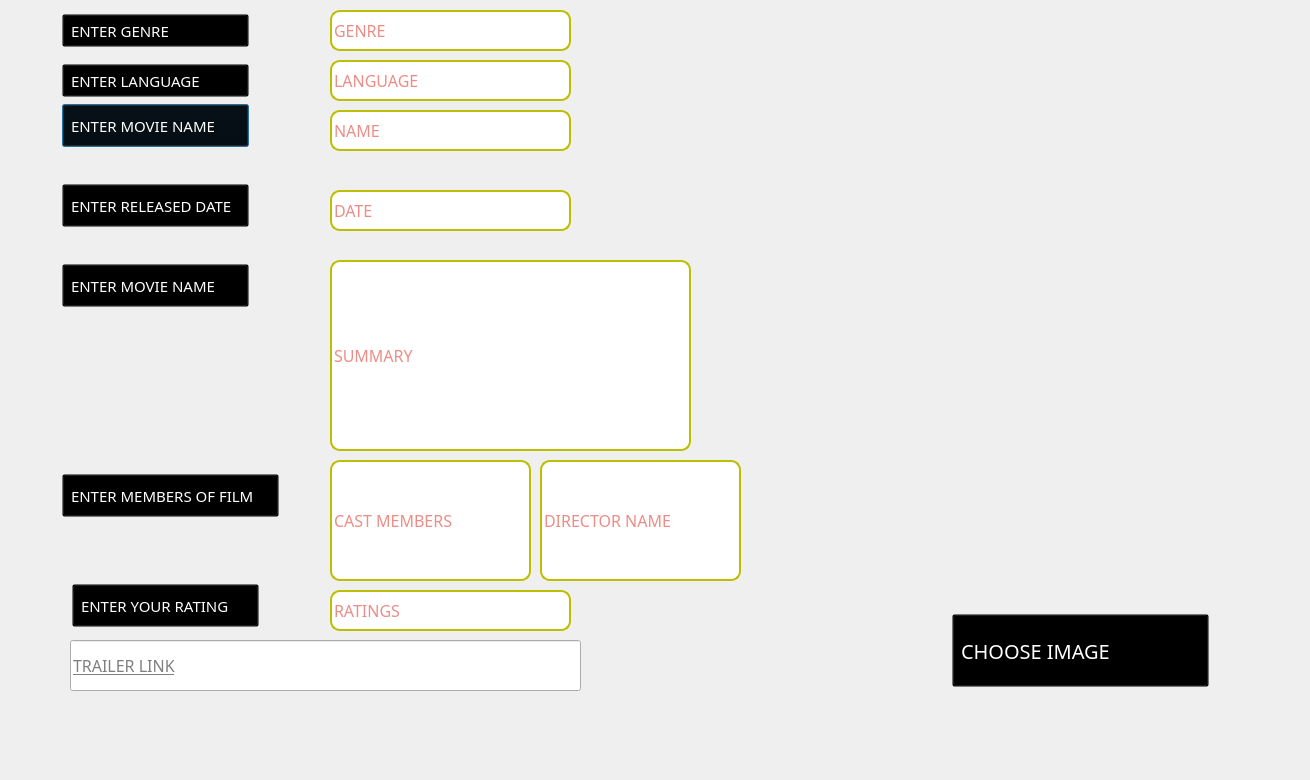
<?xml version="1.0" encoding="UTF-8"?>
<ui version="4.0">
 <class>admin_adding</class>
 <widget class="QDialog" name="admin_adding">
  <property name="geometry">
   <rect>
    <x>0</x>
    <y>0</y>
    <width>1310</width>
    <height>780</height>
   </rect>
  </property>
  <property name="windowTitle">
   <string>Dialog</string>
  </property>
  <widget class="QLabel" name="label">
   <property name="geometry">
    <rect>
     <x>0</x>
     <y>0</y>
     <width>1300</width>
     <height>771</height>
    </rect>
   </property>
   <property name="text">
    <string/>
   </property>
   <property name="pixmap">
    <pixmap>../../image (7).png</pixmap>
   </property>
  </widget>
  <widget class="QPushButton" name="pushButton">
   <property name="geometry">
    <rect>
     <x>60</x>
     <y>100</y>
     <width>191</width>
     <height>51</height>
    </rect>
   </property>
   <property name="font">
    <font>
     <family>Rockwell</family>
     <pointsize>-1</pointsize>
     <weight>50</weight>
     <italic>false</italic>
     <bold>false</bold>
    </font>
   </property>
   <property name="styleSheet">
    <string notr="true">QPushButton#pushButton{
	
	color:white;
  padding: 4px 8px;
  text-align: left;
  font-size: 15px;
  margin: 4px 2px;
  background-color: transparent; 
	

 }
</string>
   </property>
   <property name="text">
    <string>ENTER MOVIE NAME</string>
   </property>
  </widget>
  <widget class="QLineEdit" name="name">
   <property name="geometry">
    <rect>
     <x>330</x>
     <y>110</y>
     <width>241</width>
     <height>41</height>
    </rect>
   </property>
   <property name="font">
    <font>
     <family>MV Boli</family>
     <pointsize>12</pointsize>
    </font>
   </property>
   <property name="styleSheet">
    <string notr="true">QLineEdit#name{
	background-color: white;
border:2px solid rgb(190, 190, 0);
border-radius:10px;
  


	color: rgb(216, 27, 14);
}</string>
   </property>
   <property name="placeholderText">
    <string>NAME</string>
   </property>
  </widget>
  <widget class="QLabel" name="image">
   <property name="geometry">
    <rect>
     <x>760</x>
     <y>300</y>
     <width>411</width>
     <height>301</height>
    </rect>
   </property>
   <property name="text">
    <string/>
   </property>
  </widget>
  <widget class="QPushButton" name="pushButton_2">
   <property name="geometry">
    <rect>
     <x>60</x>
     <y>180</y>
     <width>191</width>
     <height>51</height>
    </rect>
   </property>
   <property name="font">
    <font>
     <family>Rockwell</family>
     <pointsize>-1</pointsize>
     <weight>50</weight>
     <italic>false</italic>
     <bold>false</bold>
    </font>
   </property>
   <property name="styleSheet">
    <string notr="true">QPushButton#pushButton_2{
  padding: 4px 8px;
  text-align: left;
  font-size: 15px;
  margin: 4px 2px;
  background-color: transparent; 
	color: white;
 }
</string>
   </property>
   <property name="text">
    <string>ENTER RELEASED DATE</string>
   </property>
  </widget>
  <widget class="QPushButton" name="pushButton_3">
   <property name="geometry">
    <rect>
     <x>60</x>
     <y>260</y>
     <width>191</width>
     <height>51</height>
    </rect>
   </property>
   <property name="font">
    <font>
     <family>Rockwell</family>
     <pointsize>-1</pointsize>
     <weight>50</weight>
     <italic>false</italic>
     <bold>false</bold>
    </font>
   </property>
   <property name="styleSheet">
    <string notr="true">QPushButton#pushButton_3{
  padding: 4px 8px;
  text-align: left;
  font-size: 15px;
  margin: 4px 2px;
  background-color: transparent; 
	
color: white;
 }
</string>
   </property>
   <property name="text">
    <string>ENTER MOVIE NAME</string>
   </property>
  </widget>
  <widget class="QPushButton" name="pushButton_4">
   <property name="geometry">
    <rect>
     <x>60</x>
     <y>470</y>
     <width>221</width>
     <height>51</height>
    </rect>
   </property>
   <property name="font">
    <font>
     <family>Rockwell</family>
     <pointsize>-1</pointsize>
     <weight>50</weight>
     <italic>false</italic>
     <bold>false</bold>
    </font>
   </property>
   <property name="styleSheet">
    <string notr="true">QPushButton#pushButton_4{
  padding: 4px 8px;
  text-align: left;
  font-size: 15px;
  margin: 4px 2px;
  background-color: transparent; 
	
	color: white
 }
</string>
   </property>
   <property name="text">
    <string>ENTER MEMBERS OF FILM</string>
   </property>
  </widget>
  <widget class="QPushButton" name="pushButton_5">
   <property name="geometry">
    <rect>
     <x>70</x>
     <y>580</y>
     <width>191</width>
     <height>51</height>
    </rect>
   </property>
   <property name="font">
    <font>
     <family>Rockwell</family>
     <pointsize>-1</pointsize>
     <weight>50</weight>
     <italic>false</italic>
     <bold>false</bold>
    </font>
   </property>
   <property name="styleSheet">
    <string notr="true">QPushButton#pushButton_5{
  padding: 4px 8px;
  text-align: left;
  font-size: 15px;
  margin: 4px 2px;
  background-color: transparent; 
	color:white;
 }
</string>
   </property>
   <property name="text">
    <string>ENTER YOUR RATING</string>
   </property>
  </widget>
  <widget class="QLineEdit" name="date">
   <property name="geometry">
    <rect>
     <x>330</x>
     <y>190</y>
     <width>241</width>
     <height>41</height>
    </rect>
   </property>
   <property name="font">
    <font>
     <family>MV Boli</family>
     <pointsize>12</pointsize>
    </font>
   </property>
   <property name="styleSheet">
    <string notr="true">QLineEdit#date{
background-color: white;

border:2px solid rgb(190, 190, 0);
border-radius:10px;
	color: rgb(216, 27, 14);
}</string>
   </property>
   <property name="placeholderText">
    <string>DATE</string>
   </property>
  </widget>
  <widget class="QLineEdit" name="summary">
   <property name="geometry">
    <rect>
     <x>330</x>
     <y>260</y>
     <width>361</width>
     <height>191</height>
    </rect>
   </property>
   <property name="font">
    <font>
     <family>MV Boli</family>
     <pointsize>12</pointsize>
    </font>
   </property>
   <property name="styleSheet">
    <string notr="true">QLineEdit#summary{
background-color: white;
border:2px solid rgb(190, 190, 0);
border-radius:10px;
	color: rgb(216, 27, 14);
}</string>
   </property>
   <property name="text">
    <string/>
   </property>
   <property name="placeholderText">
    <string>SUMMARY</string>
   </property>
  </widget>
  <widget class="QLineEdit" name="cast_members">
   <property name="geometry">
    <rect>
     <x>330</x>
     <y>460</y>
     <width>201</width>
     <height>121</height>
    </rect>
   </property>
   <property name="font">
    <font>
     <family>MV Boli</family>
     <pointsize>12</pointsize>
    </font>
   </property>
   <property name="styleSheet">
    <string notr="true">QLineEdit#cast_members{
	background-color:white;
border:2px solid rgb(190, 190, 0);
border-radius:10px;
	color: rgb(216, 27, 14);
}</string>
   </property>
   <property name="text">
    <string/>
   </property>
   <property name="placeholderText">
    <string>CAST MEMBERS</string>
   </property>
  </widget>
  <widget class="QLineEdit" name="ratings">
   <property name="geometry">
    <rect>
     <x>330</x>
     <y>590</y>
     <width>241</width>
     <height>41</height>
    </rect>
   </property>
   <property name="font">
    <font>
     <family>MV Boli</family>
     <pointsize>12</pointsize>
    </font>
   </property>
   <property name="styleSheet">
    <string notr="true">QLineEdit#ratings{
	background-color: white;
border:2px solid rgb(190, 190, 0);
border-radius:10px;
	color:rgb(216, 27, 14);
}</string>
   </property>
   <property name="text">
    <string/>
   </property>
   <property name="placeholderText">
    <string>RATINGS</string>
   </property>
  </widget>
  <widget class="QPushButton" name="pushButton_6">
   <property name="geometry">
    <rect>
     <x>950</x>
     <y>610</y>
     <width>261</width>
     <height>81</height>
    </rect>
   </property>
   <property name="font">
    <font>
     <family>Ravie</family>
     <pointsize>-1</pointsize>
    </font>
   </property>
   <property name="styleSheet">
    <string notr="true">QPushButton#pushButton_6{
  padding: 4px 8px;
  text-align: left;
  font-size: 20px;
  margin: 4px 2px;
  background-color: transparent; 
 color:white;
 

}

QPushButton#pushButton_6:hover {
  background-color: transparent;
 

	color: rgb(89, 255, 12);
}

</string>
   </property>
   <property name="text">
    <string>CHOOSE IMAGE</string>
   </property>
   <property name="icon">
    <iconset resource="icons.qrc">
     <normaloff>:/new/prefix1/circle-cropped (13).png</normaloff>:/new/prefix1/circle-cropped (13).png</iconset>
   </property>
   <property name="iconSize">
    <size>
     <width>45</width>
     <height>45</height>
    </size>
   </property>
  </widget>
  <widget class="QPushButton" name="pushButton_7">
   <property name="geometry">
    <rect>
     <x>60</x>
     <y>60</y>
     <width>191</width>
     <height>41</height>
    </rect>
   </property>
   <property name="font">
    <font>
     <family>Rockwell</family>
     <pointsize>-1</pointsize>
    </font>
   </property>
   <property name="styleSheet">
    <string notr="true">QPushButton#pushButton_7{
	
	color:white;
  padding: 4px 8px;
  text-align: left;
  font-size: 15px;
  margin: 4px 2px;
  background-color: transparent; 
	

 }
</string>
   </property>
   <property name="text">
    <string>ENTER LANGUAGE</string>
   </property>
  </widget>
  <widget class="QLineEdit" name="language">
   <property name="geometry">
    <rect>
     <x>330</x>
     <y>60</y>
     <width>241</width>
     <height>41</height>
    </rect>
   </property>
   <property name="font">
    <font>
     <family>MV Boli</family>
     <pointsize>12</pointsize>
    </font>
   </property>
   <property name="styleSheet">
    <string notr="true">QLineEdit#language{
	background-color: white;
border:2px solid rgb(190, 190, 0);
border-radius:10px;
  


	color: rgb(216, 27, 14);
}</string>
   </property>
   <property name="placeholderText">
    <string>LANGUAGE</string>
   </property>
  </widget>
  <widget class="QPushButton" name="pushButton_8">
   <property name="geometry">
    <rect>
     <x>60</x>
     <y>10</y>
     <width>191</width>
     <height>41</height>
    </rect>
   </property>
   <property name="font">
    <font>
     <family>Rockwell</family>
     <pointsize>-1</pointsize>
    </font>
   </property>
   <property name="styleSheet">
    <string notr="true">QPushButton#pushButton_8{
	
	color:white;
  padding: 4px 8px;
  text-align: left;
  font-size: 15px;
  margin: 4px 2px;
  background-color: transparent; 
	

 }
</string>
   </property>
   <property name="text">
    <string>ENTER GENRE</string>
   </property>
  </widget>
  <widget class="QLineEdit" name="genre">
   <property name="geometry">
    <rect>
     <x>330</x>
     <y>10</y>
     <width>241</width>
     <height>41</height>
    </rect>
   </property>
   <property name="font">
    <font>
     <family>MV Boli</family>
     <pointsize>12</pointsize>
    </font>
   </property>
   <property name="styleSheet">
    <string notr="true">QLineEdit#genre{
	background-color: white;
border:2px solid rgb(190, 190, 0);
border-radius:10px;
  


	color: rgb(216, 27, 14);
}</string>
   </property>
   <property name="placeholderText">
    <string>GENRE</string>
   </property>
  </widget>
  <widget class="QLineEdit" name="cast_members_2">
   <property name="geometry">
    <rect>
     <x>540</x>
     <y>460</y>
     <width>201</width>
     <height>121</height>
    </rect>
   </property>
   <property name="font">
    <font>
     <family>MV Boli</family>
     <pointsize>12</pointsize>
    </font>
   </property>
   <property name="styleSheet">
    <string notr="true">QLineEdit#cast_members_2{
	background-color:white;
border:2px solid rgb(190, 190, 0);
border-radius:10px;
	color: rgb(216, 27, 14);
}</string>
   </property>
   <property name="text">
    <string/>
   </property>
   <property name="placeholderText">
    <string>DIRECTOR NAME</string>
   </property>
  </widget>
  <widget class="QLineEdit" name="trailer">
   <property name="geometry">
    <rect>
     <x>70</x>
     <y>640</y>
     <width>511</width>
     <height>51</height>
    </rect>
   </property>
   <property name="font">
    <font>
     <family>MV Boli</family>
     <pointsize>12</pointsize>
     <underline>true</underline>
    </font>
   </property>
   <property name="styleSheet">
    <string notr="true">QLineEdit#cast_members_3{
	background-color:white;
border:2px solid rgb(190, 190, 0);
border-radius:10px;
	color: rgb(216, 27, 14);
}</string>
   </property>
   <property name="text">
    <string/>
   </property>
   <property name="placeholderText">
    <string>TRAILER LINK</string>
   </property>
  </widget>
 </widget>
 <resources>
  <include location="icons.qrc"/>
 </resources>
 <connections/>
</ui>
